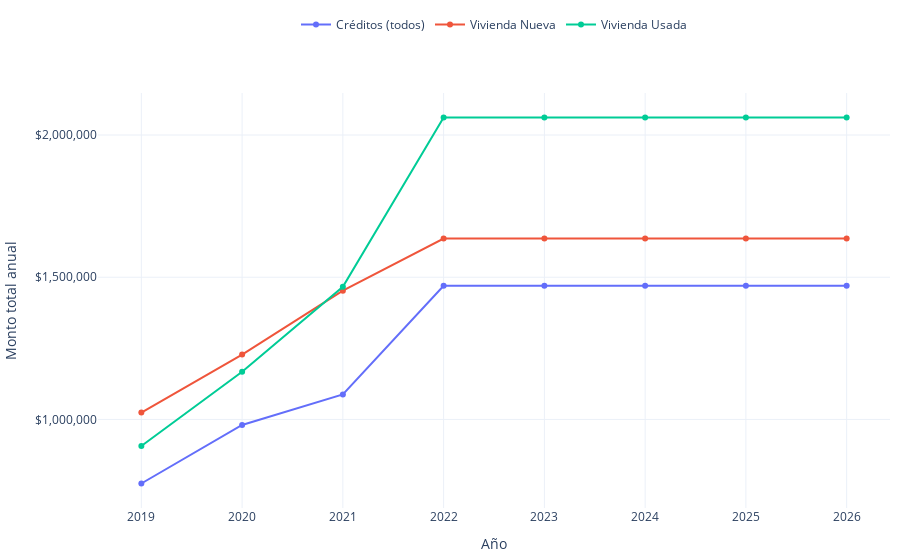

Notebook cell for this chart:
### Markdown cell above
PROMEDIO

### Code cell
# Manejo de datos
import os # Directorios
import pandas as pd # Manipulación df
# Gráficas
import plotly.graph_objects as go #Para obtener librería usar: pip install plotly
from plotly.subplots import make_subplots
import plotly.io as pio # Exportar gráfica

data = {
    'año': [2019,2020,2021,2022,2023,2024,2025,2026,2019,2020,2021,2022,2023,2024,2025,2026,2019,2020,2021,2022,2023,2024,2025,2026],
    'modalidad':['Créditos (todos)','Créditos (todos)','Créditos (todos)','Créditos (todos)','Créditos (todos)','Créditos (todos)','Créditos (todos)','Créditos (todos)','Vivienda Nueva','Vivienda Nueva','Vivienda Nueva','Vivienda Nueva','Vivienda Nueva','Vivienda Nueva','Vivienda Nueva','Vivienda Nueva','Vivienda Usada','Vivienda Usada','Vivienda Usada','Vivienda Usada','Vivienda Usada','Vivienda Usada','Vivienda Usada','Vivienda Usada'],    
    'montos': [774645.06,980603.88,1087653.94,1469975.64,1469975.64,1469975.64,1469975.64,1469975.64,1024006.86,1227828.47,1452767.72,1635839.88,1635839.88,1635839.88,1635839.88,1635839.88,906461.25,1167508.31,1466252.97,2061644.22,2061644.22,2061644.22,2061644.22,2061644.22],    
}
# Convertir a DataFrame
conteo_pachuca = pd.DataFrame(data)

# Crear la figura
fig = go.Figure()

# Graficar cada modalidad
for modalidad in conteo_pachuca['modalidad'].unique():
    df_modalidad = conteo_pachuca[conteo_pachuca['modalidad'] == modalidad]
    fig.add_trace(go.Scatter(
        x=df_modalidad['año'], 
        y=df_modalidad['montos'], 
        mode='lines+markers',  # Mostrar líneas y puntos
        name=modalidad, 
        text=df_modalidad['montos'].apply(lambda x: f'${x:,.0f}'),  # Añadir el texto de los valores formateados
        textposition="top center",  # Posicionar el texto encima de los puntos
        hovertemplate='%{text}<extra></extra>',  # Configurar el hover para mostrar solo el monto formateado
    ))

# Configurar el diseño
fig.update_layout(
    xaxis_title="Año",
    yaxis_title="Monto total anual",
    template="plotly_white",
    margin=dict(l=10, r=10, t=10, b=10),
    legend=dict(
        orientation="h",
        y=1.2,  # Ajustar la posición de la leyenda para que no se sobreponga
        x=0.5,
        xanchor='center'
    )
)

# Configurar el eje Y utilizando el formateo personalizado
tickvals = [500_000, 1_000_000, 1_500_000, 2_000_000,2_500_000]  # Valores especificados
ticktext = [f'${val:,.0f}' for val in tickvals]  # Formatear los valores para mostrarlos en el eje Y

fig.update_yaxes(
    tickvals=tickvals, 
    ticktext=ticktext
)

# Función para exportar gráfica como archivo HTML
def guardar_grafico_como_html(fig, nombre_archivo, carpeta='assets/graficas'):
    # Crear la carpeta si no existe
    if not os.path.exists(carpeta):
        os.makedirs(carpeta)
    # Configuración personalizada para la gráfica
    config = {
        'displaylogo': False,  # Ocultar el logo de Plotly
        'modeBarButtonsToRemove': [
            'toImage',       # Botón para guardar como imagen
            'select2d',      # Box select
            'lasso2d',       # Lasso select
            'resetScale2d',  # Reset Axes
        ]
    }

    # Gráfica como archivo HTML en la carpeta especificada
    pio.write_html(fig, f'{carpeta}/{nombre_archivo}.html', config=config)

# Exportar
guardar_grafico_como_html(fig, 'g_scatt_forecast_credit_promedio', carpeta='assets/graficas')
fig.show()

### Figure 1 — Plotly figure (JSON) as saved in the notebook; plotly's stock layout.template omitted (floating-point values rounded to 4 significant figures)
{"data": [{"hovertemplate": "%{text}<extra></extra>", "mode": "lines+markers", "name": "Créditos (todos)", "text": ["$774,645", "$980,604", "$1,087,654", "$1,469,976", "$1,469,976", "$1,469,976", "$1,469,976", "$1,469,976"], "textposition": "top center", "type": "scatter", "x": [2019, 2020, 2021, 2022, 2023, 2024, 2025, 2026], "y": [774600.0, 980600.0, 1088000.0, 1470000.0, 1470000.0, 1470000.0, 1470000.0, 1470000.0]}, {"hovertemplate": "%{text}<extra></extra>", "mode": "lines+markers", "name": "Vivienda Nueva", "text": ["$1,024,007", "$1,227,828", "$1,452,768", "$1,635,840", "$1,635,840", "$1,635,840", "$1,635,840", "$1,635,840"], "textposition": "top center", "type": "scatter", "x": [2019, 2020, 2021, 2022, 2023, 2024, 2025, 2026], "y": [1024000.0, 1228000.0, 1453000.0, 1636000.0, 1636000.0, 1636000.0, 1636000.0, 1636000.0]}, {"hovertemplate": "%{text}<extra></extra>", "mode": "lines+markers", "name": "Vivienda Usada", "text": ["$906,461", "$1,167,508", "$1,466,253", "$2,061,644", "$2,061,644", "$2,061,644", "$2,061,644", "$2,061,644"], "textposition": "top center", "type": "scatter", "x": [2019, 2020, 2021, 2022, 2023, 2024, 2025, 2026], "y": [906500.0, 1168000.0, 1466000.0, 2062000.0, 2062000.0, 2062000.0, 2062000.0, 2062000.0]}], "layout": {"legend": {"orientation": "h", "x": 0.5, "xanchor": "center", "y": 1.2}, "margin": {"b": 10, "l": 10, "r": 10, "t": 10}, "xaxis": {"title": {"text": "Año"}}, "yaxis": {"ticktext": ["$500,000", "$1,000,000", "$1,500,000", "$2,000,000", "$2,500,000"], "tickvals": [500000, 1000000, 1500000, 2000000, 2500000], "title": {"text": "Monto total anual"}}}}
